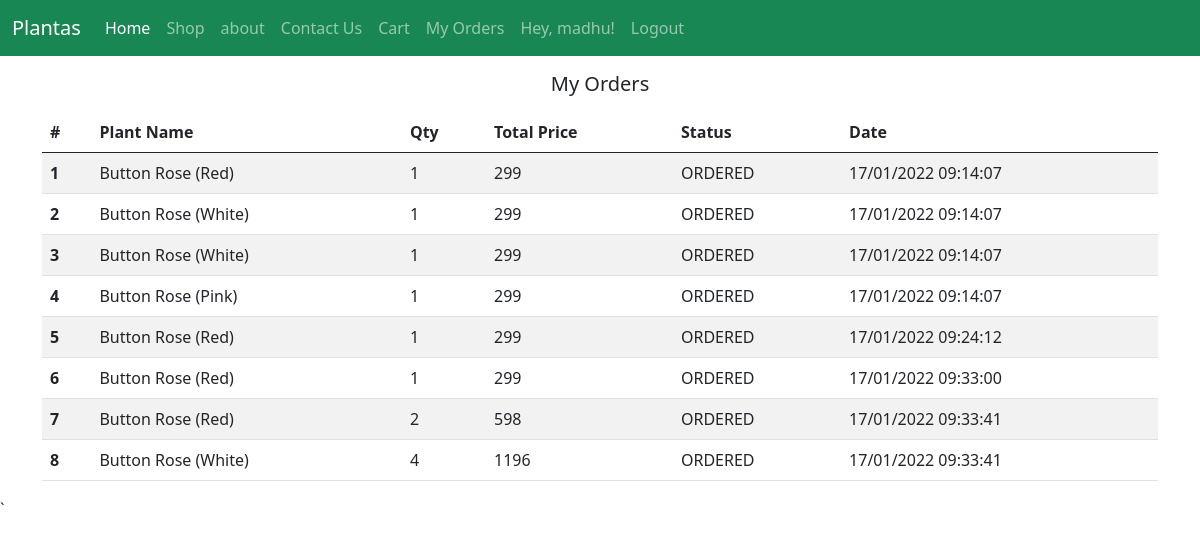
/orders (signed in), run on the app's committed database.
### tables this page shows
CREATE TABLE "users" (
	"id"	INTEGER,
	"username"	TEXT,
	"password"	TEXT,
	"address"	TEXT,
	"phone"	TEXT,
	"email"	TEXT,
	PRIMARY KEY("id" AUTOINCREMENT)
);

CREATE TABLE "products" (
	"id"	INTEGER,
	"name"	TEXT NOT NULL,
	"price"	TEXT,
	"details"	TEXT,
	"image"	TEXT,
	"tags"	TEXT,
	"category"	TEXT,
	PRIMARY KEY("id" AUTOINCREMENT)
);

CREATE TABLE "orders" (
	"id"	INTEGER,
	"pid"	INTEGER,
	"qty"	INTEGER,
	"uid"	INTEGER,
	"status"	TEXT,
	"date"	INTEGER,
	PRIMARY KEY("id" AUTOINCREMENT)
);

### main.py (the view)
@app.get("/orders",response_class=HTMLResponse)
def orders(request : Request):
    if not request.session.get('isLogin'):
        return RedirectResponse('/login', status_code=status.HTTP_302_FOUND)
    uid = request.session.get('uid')
    con = sqlite3.connect(DATABASE_NAME)
    con.row_factory = sqlite3.Row
    cur = con.cursor()
    cur.execute("SELECT *,o.id as oid from USERS u,orders o, products p where u.id=o.uid and o.pid=p.id and o.uid =?",
                [uid])
    orders = cur.fetchall()
    con.close
    return templates.TemplateResponse("/orders.html", {"request": request, "orders": orders})

### templates/orders.html (shortened to what this page needs)
{% extends "base.html" %}
{% block content  %}
<div class="container">
    <h5 class="text-center my-3">My Orders</h5>
    {% if orders|length > 0 %}
    <table class="table table-striped">
        <thead>
        <tr>
            <th scope="col">#</th>
            <th scope="col">Plant Name</th>
            <th scope="col">Qty</th>
            <th scope="col">Total Price</th>
            <th scope="col">Status</th>
            <th scope="col">Date</th>
        </tr>
        </thead>
        <tbody>
        {% for order in orders %}
        <tr>
            <th scope="row">{{order.oid}}</th>
            <td>{{order.name}}</td>
            <td>{{order.qty}}</td>
            <td>{{order.qty | int * order.price | int}}</td>
            <td>{{order.status}}</td>
            <td>{{order.date}}</td>
        </tr>
        {% endfor %}
        </tbody>
    </table>
    {% else %}
    <h5 class="text-center">No Orders found from your account!!</h5>
    {% endif %}
</div>
{% endblock %}

### templates/base.html (shortened to what this page needs)
<!doctype html>
<html lang="en">
<head>
    <link href="{{ url_for('static', path='/css/bootstrap.css') }}" rel="stylesheet" />
</head>
<body>
<nav class="navbar navbar-expand-lg navbar-dark bg-success">
    <div class="container-fluid">
        <a class="navbar-brand" href="/">Plantas</a>
        <div class="collapse navbar-collapse" id="navbarNav">
            <ul class="navbar-nav">
                <li class="nav-item">
                    <a class="nav-link active" aria-current="page" href="/">Home</a>
                </li>
                <li class="nav-item">
                    <a class="nav-link" href="/shop">Shop</a>
                </li>
                <li class="nav-item">
                    <a class="nav-link" href="/about">about</a>
                </li>
                <li class="nav-item">
                    <a class="nav-link" href="/contact">Contact Us</a>
                </li>
                {% if request.session.get('isLogin') %}
                 <li class="nav-item">
                    <a class="nav-link" href="/cart">Cart</a>
                </li>
                <li class="nav-item">
                    <a class="nav-link" href="/orders">My Orders</a>
                </li>
                <li class="nav-item">
                    <a class="nav-link" href="#">Hey, {{request.session.get('username')}}!</a>
                </li>
                <li class="nav-item">
                    <a class="nav-link" href="/logout">Logout</a>
                </li>
                {% endif %}
            </ul>
        </div>
    </div>
</nav>
<main id="content">{% block content %}{% endblock %}</main>
</body>
</html>`

### data on the page
users: session.get "madhu"
products: oid "1", name "Button Rose (Red)", qty "1", order.qty|int*order.price|int "299", status "ORDERED", date "17/01/2022 09:14:07", oid "5", date "17/01/2022 09:24:12", oid "6", date "17/01/2022 09:33:00", oid "7", qty "2", order.qty|int*order.price|int "598", date "17/01/2022 09:33:41"
products: oid "2", name "Button Rose (White)", qty "1", order.qty|int*order.price|int "299", status "ORDERED", date "17/01/2022 09:14:07", oid "3", oid "8", qty "4", order.qty|int*order.price|int "1196", date "17/01/2022 09:33:41"
products: oid "4", name "Button Rose (Pink)", qty "1", order.qty|int*order.price|int "299", status "ORDERED", date "17/01/2022 09:14:07"
